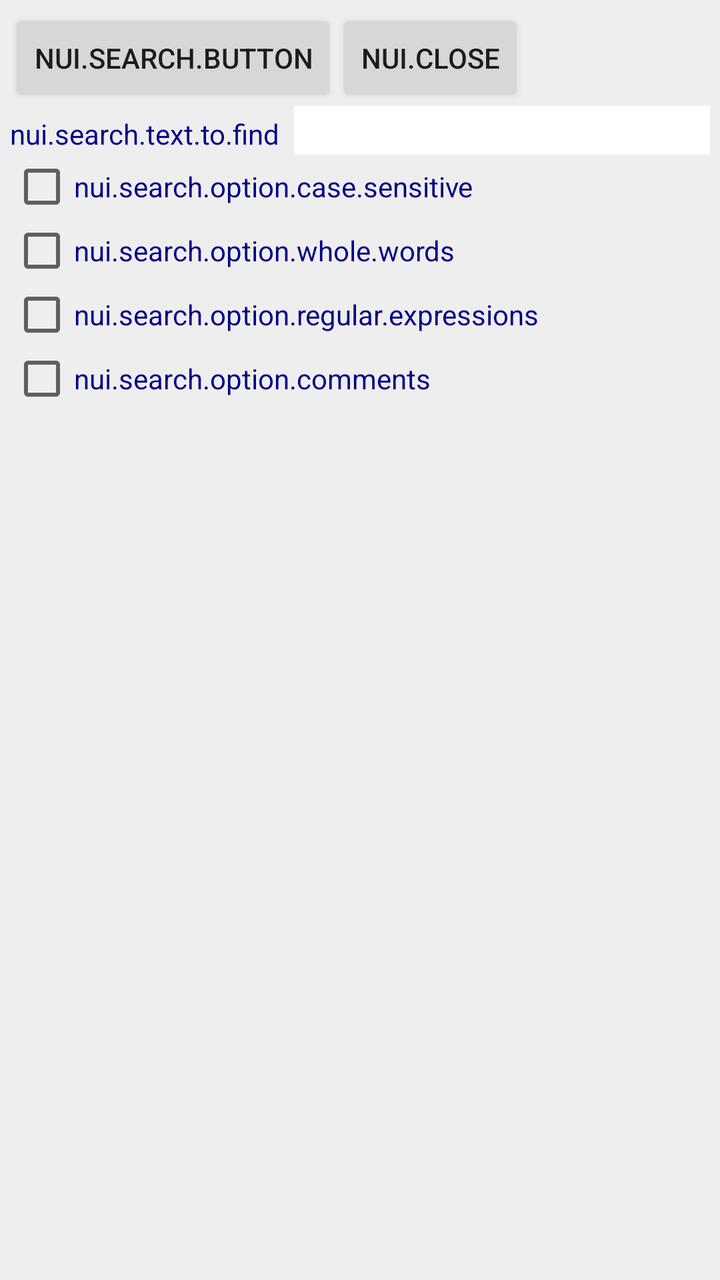
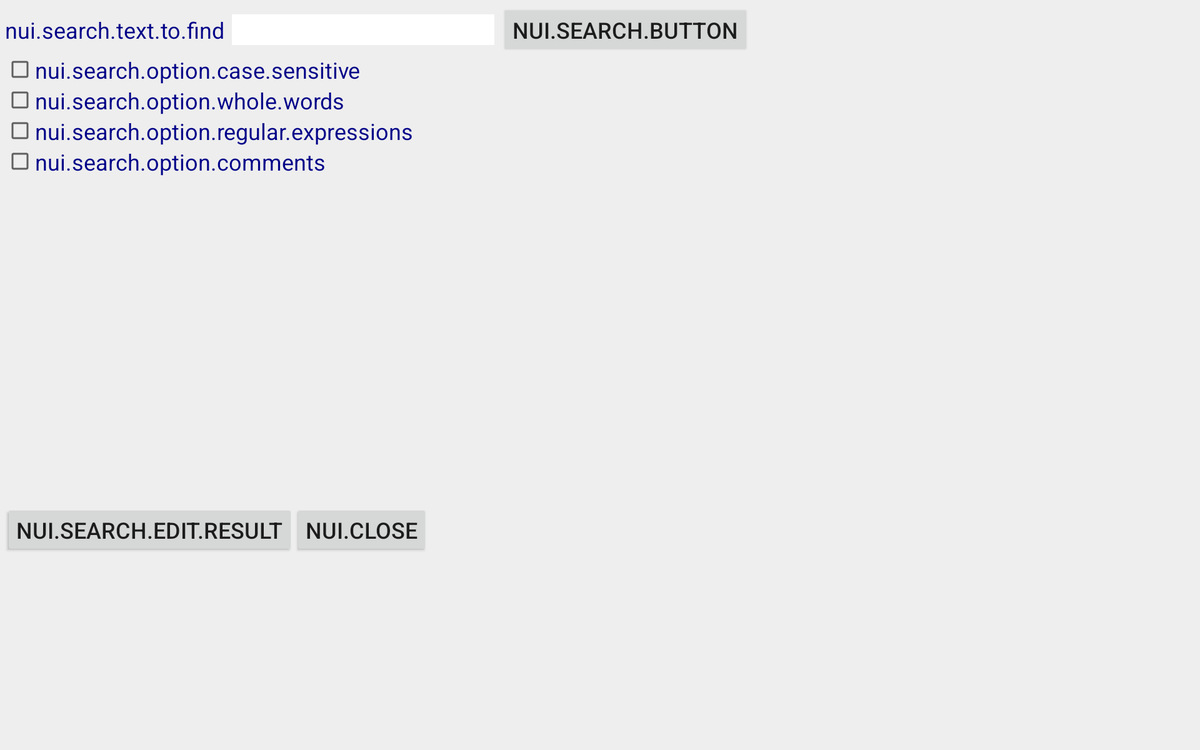

One screen, two layout resources from the same app: the default and the repository's alternative for another configuration. Each is rendered where Android would select it; the XML of both is given below.
<!-- AndroidManifest.xml: application theme AppTheme -->
<!-- res/layout/search.xml -->
<?xml version="1.0" encoding="utf-8"?>
<LinearLayout xmlns:android="http://schemas.android.com/apk/res/android"
              android:orientation="vertical"
              android:background="@color/shadow"
              android:padding="5dp"
              android:layout_width="match_parent"
              android:layout_height="match_parent">

    <LinearLayout
        android:orientation="horizontal"
        android:layout_width="wrap_content"
        android:layout_height="wrap_content">

        <Button
            android:layout_width="wrap_content"
            android:layout_height="wrap_content"
            android:text="nui.search.button"
            android:id="@+id/search_btnSearch"/>

        <Button
            android:layout_width="wrap_content"
            android:layout_height="wrap_content"
            android:text="nui.close"
            android:id="@+id/search_btnClose"
            />
    </LinearLayout>

    <LinearLayout
        android:orientation="horizontal"
        android:layout_width="wrap_content"
        android:layout_height="wrap_content">

        <TextView
            android:layout_width="wrap_content"
            android:layout_height="wrap_content"
            android:textColor="@color/indiaBlue"
            android:text="nui.search.text.to.find"
            android:id="@+id/search_lbSearch"/>

        <EditText
            android:layout_width="wrap_content"
            android:layout_height="wrap_content"
            android:textColor="@color/indiaBlue"
            android:background="@color/white"
            android:layout_marginLeft="7dp"
            android:inputType="text"
            android:ems="10"
            android:id="@+id/search_etSearch"/>

    </LinearLayout>

    <LinearLayout
        android:orientation="vertical"
        android:layout_width="wrap_content"
        android:layout_height="wrap_content">

        <CheckBox
            android:layout_width="wrap_content"
            android:layout_height="wrap_content"
            android:text="nui.search.option.case.sensitive"
            android:id="@+id/search_cbCaseSensitive"
            android:textColor="@color/indiaBlue"
            />

        <CheckBox
            android:layout_width="wrap_content"
            android:layout_height="wrap_content"
            android:text="nui.search.option.whole.words"
            android:textColor="@color/indiaBlue"
            android:id="@+id/search_cbWholeWords"
            />

        <CheckBox
            android:layout_width="wrap_content"
            android:layout_height="wrap_content"
            android:text="nui.search.option.regular.expressions"
            android:textColor="@color/indiaBlue"
            android:id="@+id/search_cbRegEx"
            />

        <CheckBox
            android:layout_width="wrap_content"
            android:layout_height="wrap_content"
            android:text="nui.search.option.comments"
            android:textColor="@color/indiaBlue"
            android:id="@+id/search_cbComments"
            />
    </LinearLayout>

    <ListView
        android:layout_height="200dp"
        android:layout_width="fill_parent"
        android:paddingLeft="7dp"
        android:id="@+id/search_lvResult"/>

</LinearLayout>
<!-- resources referenced by this layout -->
<resources>
  <color name="indiaBlue">#000088</color>
  <color name="shadow">#EEEEEE</color>
  <color name="white">#FFFFFF</color>
  <style name="AppTheme" parent="Theme.AppCompat.Light">
          
          <item name="colorPrimary">@color/indiaOrange</item>
          <item name="colorPrimaryDark">@color/indiaOrange</item>
          <item name="colorAccent">@color/indiaBlue</item>
          <item name="titleTextColor">@color/white</item>
      </style>
  <color name="indiaOrange">#FF9933</color>
</resources>
<!-- res/layout-xlarge/search.xml (the repository's variant of the layout above) -->
<!-- drawn on a large tablet held sideways -->
<?xml version="1.0" encoding="utf-8"?>
<LinearLayout xmlns:android="http://schemas.android.com/apk/res/android"
              android:orientation="vertical"
              android:background="@color/shadow"
              android:padding="5dp"
              android:layout_width="match_parent"
              android:layout_height="match_parent">

    <LinearLayout
        android:orientation="horizontal"
        android:layout_width="wrap_content"
        android:layout_height="wrap_content">

        <TextView
            android:layout_width="wrap_content"
            android:layout_height="wrap_content"
            android:textColor="@color/indiaBlue"
            android:text="nui.search.text.to.find"
            android:textSize="24sp"
            android:id="@+id/search_lbSearch"/>

        <EditText
            android:layout_width="wrap_content"
            android:layout_height="wrap_content"
            android:textColor="@color/indiaBlue"
            android:background="@color/white"
            android:layout_marginLeft="7dp"
            android:inputType="text"
            android:textSize="24sp"
            android:ems="10"
            android:id="@+id/search_etSearch"/>

        <Button
            android:layout_marginLeft="7dp"
            android:layout_width="wrap_content"
            android:layout_height="wrap_content"
            android:text="nui.search.button"
            android:textSize="24sp"
            android:id="@+id/search_btnSearch"/>
    </LinearLayout>

    <LinearLayout
        android:orientation="vertical"
        android:layout_width="wrap_content"
        android:layout_height="wrap_content">

        <CheckBox
            android:layout_width="wrap_content"
            android:layout_height="wrap_content"
            android:text="nui.search.option.case.sensitive"
            android:id="@+id/search_cbCaseSensitive"
            android:textColor="@color/indiaBlue"
            android:textSize="24sp"
            />

        <CheckBox
            android:layout_width="wrap_content"
            android:layout_height="wrap_content"
            android:text="nui.search.option.whole.words"
            android:textColor="@color/indiaBlue"
            android:id="@+id/search_cbWholeWords"
            android:textSize="24sp"
            />

        <CheckBox
            android:layout_width="wrap_content"
            android:layout_height="wrap_content"
            android:text="nui.search.option.regular.expressions"
            android:textColor="@color/indiaBlue"
            android:id="@+id/search_cbRegEx"
            android:textSize="24sp"
            />

        <CheckBox
            android:layout_width="wrap_content"
            android:layout_height="wrap_content"
            android:text="nui.search.option.comments"
            android:textColor="@color/indiaBlue"
            android:id="@+id/search_cbComments"
            android:textSize="24sp"
            />
    </LinearLayout>

    <ListView
        android:layout_height="350dp"
        android:layout_width="fill_parent"
        android:textSize="24sp"
        android:paddingLeft="7dp"
        android:id="@+id/search_lvResult"/>

    <LinearLayout
        android:layout_width="wrap_content"
        android:layout_height="wrap_content">

        <Button
            android:layout_width="wrap_content"
            android:layout_height="wrap_content"
            android:text="nui.search.edit.result"
            android:id="@+id/search_btnEditEntry"
            android:textSize="24sp"
            />

        <Button
            android:layout_width="wrap_content"
            android:layout_height="wrap_content"
            android:text="nui.close"
            android:id="@+id/search_btnClose"
            android:textSize="24sp"
            />
    </LinearLayout>

</LinearLayout>
